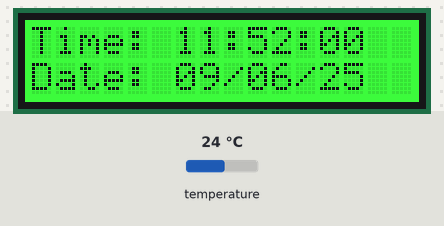
This sketch was run on a simulated Arduino Uno, built with avr-gcc and run on an emulated ATmega328P. On the bench: 16×2 character LCD. Inputs (shaded band) come from the test bench; at power-on: temperature 24 °C. The local clock reads 2024-03-15 10:24:30 at power-on unless the sketch sets it; what the sketch prints to the serial monitor is not drawn.

Above: at 2.2 s.
At 6.3 s:
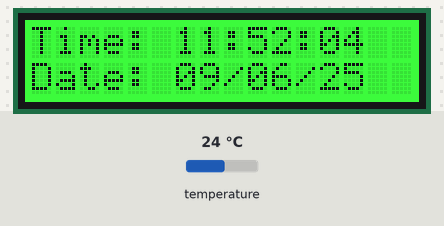
At 11.5 s:
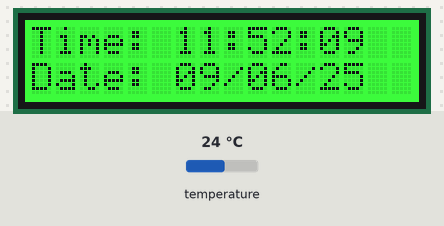
At 19.7 s:
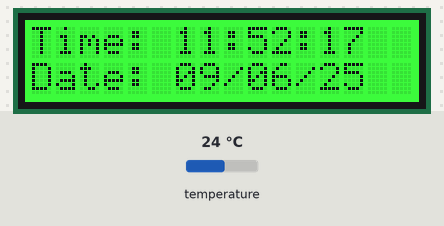
At 29.0 s:
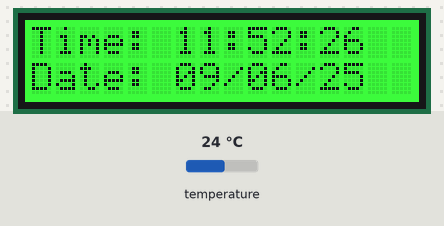
At 38.3 s:
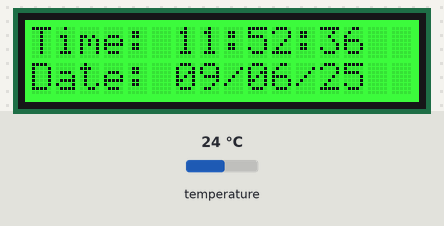

Measured:
- what the display in image 0 shows lasts 1.0 s, from 2.1 s to 3.1 s

The sketch:

09_rtc_with_lcd.ino
```cpp
#include <Wire.h>
#include <Arduino.h>
#include <uRTCLib.h>
#include "Waveshare_LCD1602_RGB.h"

// Initialize RTC at I2C address 0x68 (DS3231)
uRTCLib rtc(0x68);

// Initialize the Waveshare 1602 RGB LCD (16 cols, 2 rows)
Waveshare_LCD1602_RGB lcd(16, 2);

void setup() {
  delay(2000);
  Serial.begin(9600);
  Serial.println("Serial OK");

  URTCLIB_WIRE.begin();  // I2C initialization for RTC

  rtc.set(00, 52, 11, 1, 9, 6, 25);
  // rtc.set(second, minute, hour, dayOfWeek, day, month, year)

  lcd.init();                // Initialize LCD
  lcd.setRGB(0, 255, 0);     // Set backlight to green
  lcd.clear();               // Clear screen
}

void loop() {
  rtc.refresh();  // Update RTC values

  // --- Serial Monitor Output ---
  Serial.print("RTC DateTime: ");
  Serial.print(rtc.year()); Serial.print('/');
  Serial.print(rtc.month()); Serial.print('/');
  Serial.print(rtc.day()); Serial.print(" ");
  Serial.print(rtc.hour()); Serial.print(':');
  Serial.print(rtc.minute()); Serial.print(':');
  Serial.print(rtc.second());
  Serial.print(" DOW: ");
  Serial.print(rtc.dayOfWeek());
  Serial.print(" - Temp: ");
  Serial.println(rtc.temp() / 100);

  // --- LCD Output ---
  lcd.clear();

  // Line 1: Time (hh:mm:ss)
  lcd.setCursor(0, 0);
  lcd.send_string("Time: ");
  if (rtc.hour() < 10) lcd.send_string("0");
  lcd.send_string(String(rtc.hour()).c_str());
  lcd.send_string(":");
  if (rtc.minute() < 10) lcd.send_string("0");
  lcd.send_string(String(rtc.minute()).c_str());
  lcd.send_string(":");
  if (rtc.second() < 10) lcd.send_string("0");
  lcd.send_string(String(rtc.second()).c_str());

  // Line 2: Date (dd/mm/yy)
  lcd.setCursor(0, 1);
  lcd.send_string("Date: ");
  if (rtc.day() < 10) lcd.send_string("0");
  lcd.send_string(String(rtc.day()).c_str());
  lcd.send_string("/");
  if (rtc.month() < 10) lcd.send_string("0");
  lcd.send_string(String(rtc.month()).c_str());
  lcd.send_string("/");
  lcd.send_string(String(rtc.year()).c_str());

  delay(1000);
}
```
